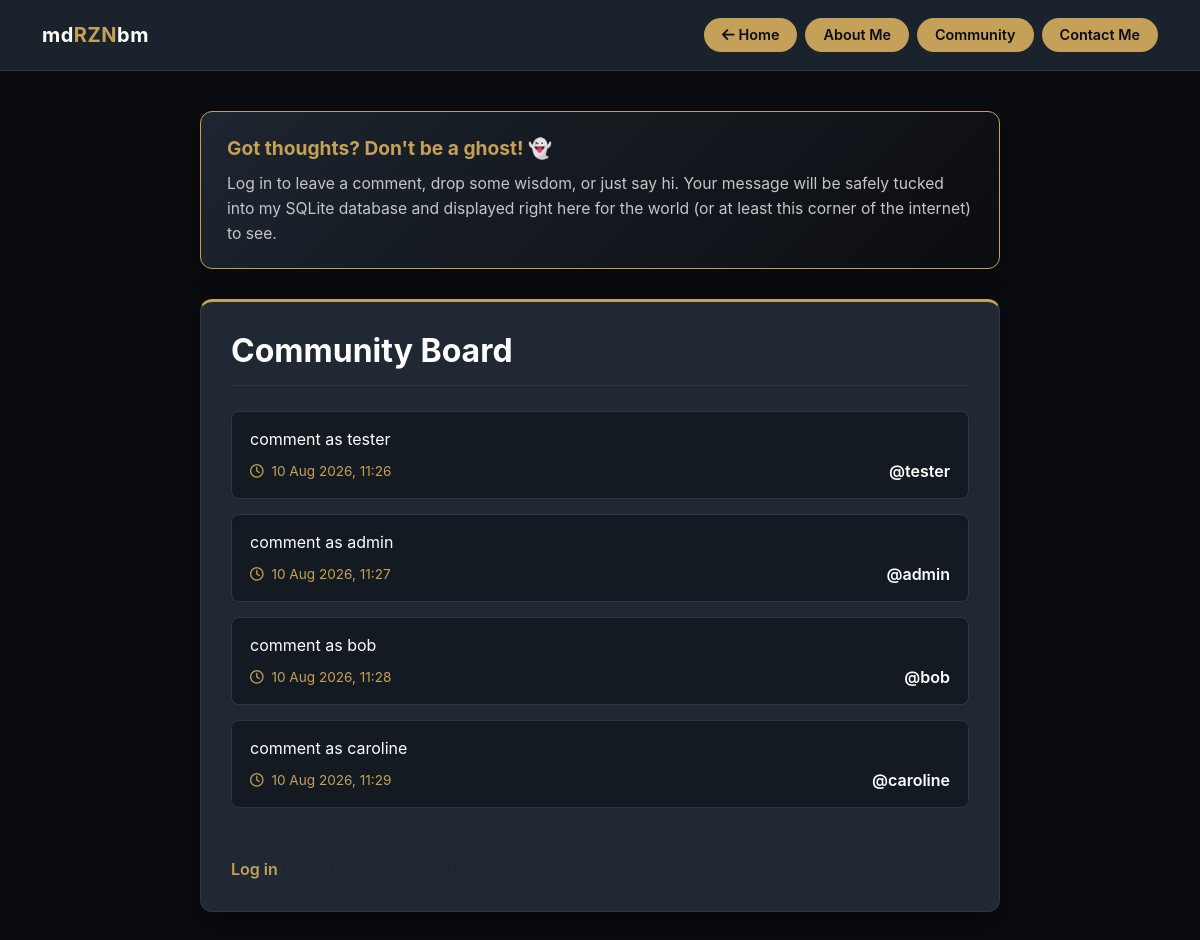
The page /community-board on the database as committed earlier.
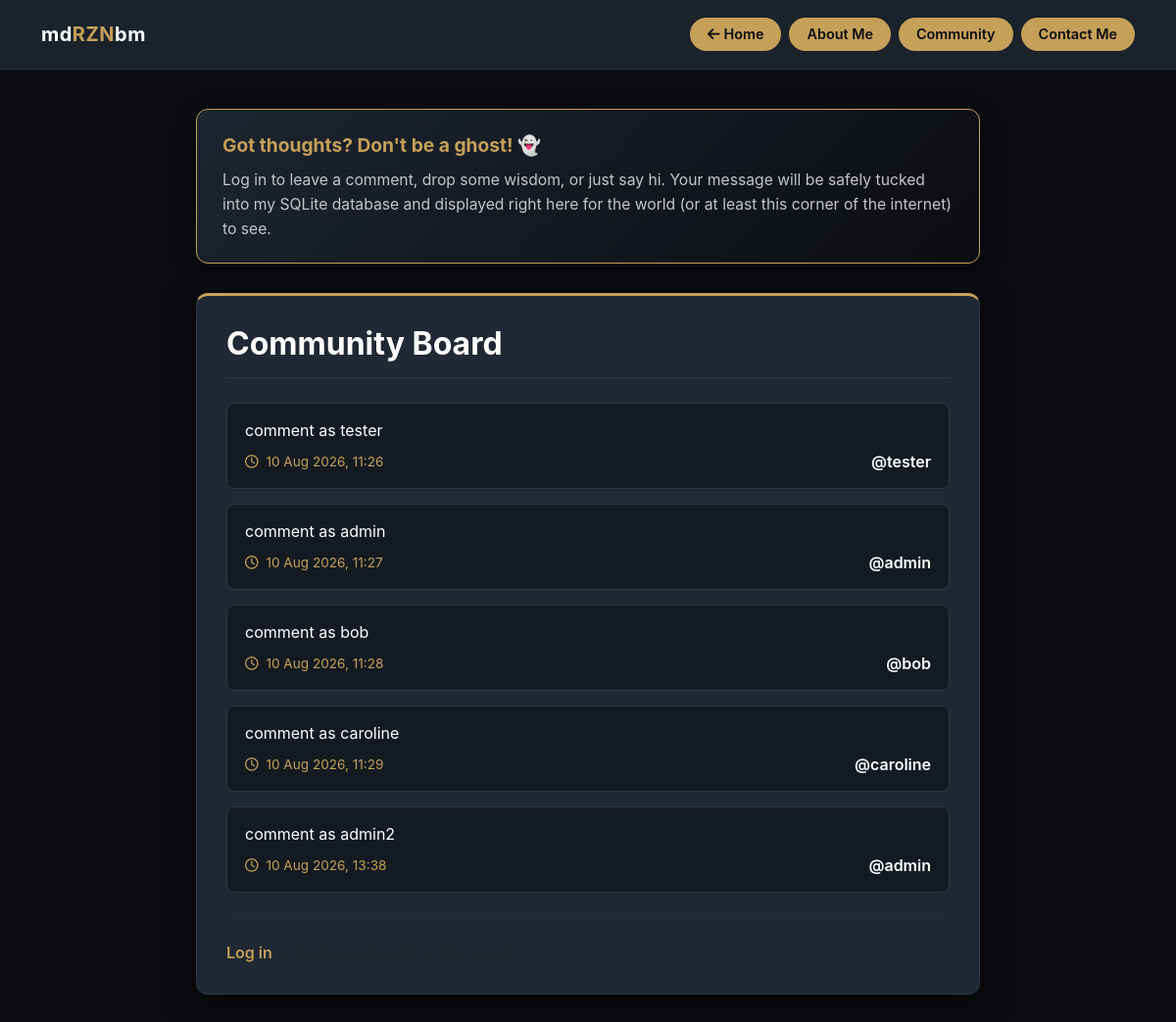
The same page on the database as committed later.
### flask_app.py (models this page shows, shortened)
class Comment(db.Model):
    __tablename__ = "comments"
    id = db.Column(db.Integer, primary_key=True)
    content = db.Column(db.String(4096))
    posted = db.Column(db.DateTime, default=datetime.now)
    commenter_id = db.Column(db.Integer, db.ForeignKey('users.id'), nullable=True)
    commenter = db.relationship('User', foreign_keys=commenter_id)

class User(UserMixin, db.Model):
    __tablename__ = "users"
    id = db.Column(db.Integer, primary_key=True)
    username = db.Column(db.String(128))
    password_hash = db.Column(db.String(128))

### flask_app.py (the view, shortened to what this page needs)
@app.route("/community-board", methods=["GET", "POST"])
def community_board():
    if request.method == "GET":
        return render_template("community_board.html", comments=Comment.query.all())

### templates/community_board.html (shortened to what this page needs)
<!DOCTYPE html>
<html lang="en">
<head>
    <link href="https://cdn.jsdelivr.net/npm/bootstrap@5.3.2/dist/css/bootstrap.min.css" rel="stylesheet">
    <link rel="stylesheet" href="https://cdnjs.cloudflare.com/ajax/libs/font-awesome/6.4.2/css/all.min.css">
</head>
<body>
    <nav class="navbar navbar-custom">
        <div class="container d-flex justify-content-between align-items-center">
            <a class="navbar-brand" href="/">md<span class="logo-gold">RZN</span>bm</a>
            <div class="d-flex align-items-center gap-2">
                <a href="/" class="btn-gold-sm">
                    <i class="fa-solid fa-arrow-left me-1"></i> Home
                </a>
                <a href="{{ url_for('about_me') }}" class="btn-gold-sm">About Me</a>
                <a href="{{ url_for('community_board') }}" class="btn-gold-sm">Community</a>
                <a href="{{ url_for('contact_me') }}" class="btn-gold-sm">Contact Me</a>
            </div>
        </div>
    </nav>
    <main class="container board-container">
        <div class="board-placeholder-box">
            <div class="placeholder-title">
                Got thoughts? Don't be a ghost! 👻
            </div>
            <p class="placeholder-text">
                Log in to leave a comment, drop some wisdom, or just say hi. Your message will be safely tucked into my SQLite database and displayed right here for the world (or at least this corner of the internet) to see.
            </p>
        </div>
        <div class="board-card">
            <h2 class="board-title">Community Board</h2>
            <div class="comments-list mb-4">
                {% for comment in comments %}
                    <div class="comment-item">
                        <p class="mb-2" style="color: var(--text-main);">{{ comment.content }}</p>
                        <div class="d-flex justify-content-between align-items-center">
                            <span class="comment-date">
                                <i class="fa-regular fa-clock me-1"></i> {{ comment.posted.strftime('%d %b %Y, %H:%M') }}
                            </span>
                            <span class="comment-author">
                                {% if comment.commenter %}
                                    @{{ comment.commenter.username }}
                                {% else %}
                                    anonymous
                                {% endif %}
                            </span>
                        </div>
                    </div>
                {% else %}
                    <p class="text-muted">No comments posted yet. Be the first to start the conversation!</p>
                {% endfor %}
            </div>
            <hr class="my-4" style="border-color: var(--border-color);">
            {% if current_user.is_authenticated %}
                <div class="d-flex justify-content-between align-items-center mb-3">
                    <span class="text-white">Logged in as <strong>@{{ current_user.username }}</strong></span>
                    <a href="{{ url_for('logout') }}" class="btn btn-outline-danger btn-sm">Log Out</a>
                </div>
                <form action="{{ url_for('community_board') }}" method="POST">
                    <div class="mb-3">
                        <textarea name="contents" rows="3" placeholder="Write a comment..." class="form-control form-control-custom" required></textarea>
                    </div>
                    <button type="submit" class="btn btn-gold-sm">Post Comment</button>
                </form>
            {% else %}
                <p class="mb-0 text-muted">
                    <a href="{{ url_for('login') }}" style="color: var(--accent-gold); text-decoration: none; font-weight: 600;">Log in</a> to post a comment to this board.
                </p>
            {% endif %}
        </div>
    </main>
</body>
</html>

Rows that differ between the two databases and show on the page:
added Comment: content "comment as admin2", posted "10 Aug 2026, 13:38", commenter.username "admin"
